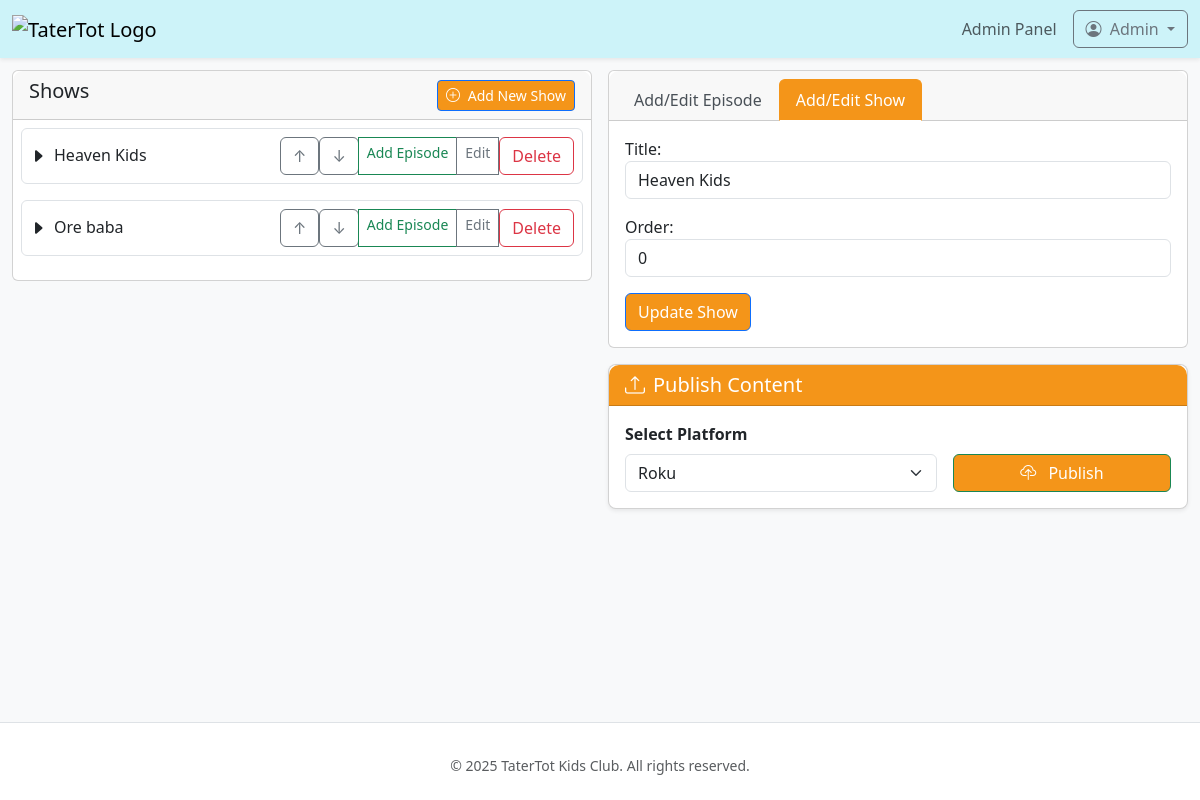
The page /shows/12/edit/ (signed in) on the database its author committed.
### base/models.py (models this page shows)
class Show(models.Model):
    title = models.CharField(max_length=100)
    order = models.PositiveIntegerField(default=0)
    class Meta:
        ordering = ['order']
    def __str__(self):
        return self.title

### base/views.py (the view)
# urls.py: path('shows/<int:pk>/edit/', views.edit_show, name='edit_show'),
@login_required
def edit_show(request, pk):
    show = get_object_or_404(Show, pk=pk)
    shows = Show.objects.prefetch_related('episodes').order_by('order')
    if request.method == 'POST':
        form = ShowForm(request.POST, instance=show)
        if form.is_valid():
            form.save()
            messages.success(request, f"Show '{show.title}' updated successfully!")
            return redirect('dashboard')
        else:
            messages.error(request, "Failed to update show. Please check the form.")
    else:
        form = ShowForm(instance=show)
    context = {
        'shows': shows,
        'episode_form': EpisodeForm(),  # Blank episode form
        'edit_mode': True,
        'form_action_url': reverse('add_episode', args=[shows.first().id]) if shows else '#',
        'show_form': form,
        'show_form_action_url': reverse('edit_show', args=[pk]),
        'active_tab': 'showFormTab',
        'selected_show': None,  # Not editing a specific episode
    }
    return render(request, 'dashboard.html', context)

### base/forms.py
class EpisodeForm(forms.ModelForm):
    class Meta:
        model = Episode
        fields = ['title', 'show', 'm3u8_url', 'thumbnail_url', 'duration', 'order']
        widgets = {
            'title': forms.TextInput(attrs={'class': 'form-control', 'placeholder': 'e.g., Episode 1: The Big Day'}),
            'show': forms.Select(attrs={'class': 'form-select'}),
            'm3u8_url': forms.URLInput(attrs={'class': 'form-control', 'placeholder': 'e.g., https://viloud.tv/xxxx/playlist.m3u8'}),
            'thumbnail_url': forms.URLInput(attrs={'class': 'form-control', 'placeholder': 'e.g., https://irp.cdn-website.com/.../image.png'}),
            'duration': forms.TextInput(attrs={'class': 'form-control', 'placeholder': 'e.g., 5.00'}),
            'order': forms.NumberInput(attrs={'class': 'form-control', 'min': '0'}),
        }

class ShowForm(forms.ModelForm):
    class Meta:
        model = Show
        fields = ['title', 'order']
        widgets = {
            'title': forms.TextInput(attrs={'class': 'form-control', 'placeholder': 'e.g., TaterTot Adventures'}),
            'order': forms.NumberInput(attrs={'class': 'form-control', 'min': '0'}),
        }

### templates/dashboard.html (shortened to what this page needs)
{% extends 'base.html' %}
{% load static %}
{% block content %}
<div class="container-fluid content-wrapper">
    <div class="row">
        <div class="col-md-6 pe-md-2">
            <div class="card mb-3">
                <div class="card-header d-flex justify-content-between align-items-center">
                    <h5>Shows</h5>
                    <button class="btn btn-primary btn-sm" onclick="switchToShowTab()" style="background-color: #f49519!important;">
                        <i class="bi bi-plus-circle me-1"></i> Add New Show
                    </button>
                </div>
                <div class="card-body p-0">
                    <div class="shows-list p-2">
                        {% for show in shows %}
                        <div class="show border rounded mb-3 p-2">
                            <div class="show-header d-flex justify-content-between align-items-center">
                                <div class="d-flex align-items-center">
                                    <span class="show-toggle me-2" data-show-id="{{ show.id }}" role="button">
                                        <i class="bi bi-caret-right-fill toggle-icon"></i>
                                    </span>
                                    <h6 class="mb-0">{{ show.title }}</h6>
                                </div>
                                <div class="show-actions btn-group btn-group-sm">
                                    <form method="POST" action="{% url 'move_show' show.id -1 %}" class="d-inline">
                                        <button class="btn btn-outline-secondary" title="Move Up">↑</button>
                                    </form>
                                    <form method="POST" action="{% url 'move_show' show.id 1 %}" class="d-inline">
                                        <button class="btn btn-outline-secondary" title="Move Down">↓</button>
                                    </form>
                                    <a href="{% url 'add_episode' show.id %}" class="btn btn-outline-success">Add Episode</a>
                                    <a href="{% url 'edit_show' show.id %}" class="btn btn-outline-secondary">Edit</a>
                                    <form method="POST" action="{% url 'delete_show' show.id %}" class="d-inline" onsubmit="return confirm('Delete show?');">
                                        <button class="btn btn-outline-danger">Delete</button>
                                    </form>
                                </div>
                            </div>
                        </div>
                        {% endfor %}
                    </div>
                </div>
            </div>
        </div>
        <div class="col-md-6 ps-md-2">
            <div class="card mb-3">
                <div class="card-header">
                    <ul class="nav nav-tabs card-header-tabs" id="formTabs" role="tablist">
                        <li class="nav-item" role="presentation">
                            <button class="nav-link {% if active_tab == 'episodeFormTab' %}active{% endif %}" id="episode-tab" data-bs-toggle="tab" data-bs-target="#episodeFormTab" type="button" role="tab" aria-controls="episodeFormTab" aria-selected="{% if active_tab == 'episodeFormTab' %}true{% else %}false{% endif %}">
                                Add/Edit Episode
                            </button>
                        </li>
                        <li class="nav-item" role="presentation">
                            <button class="nav-link {% if active_tab == 'showFormTab' %}active{% endif %}" id="show-tab" data-bs-toggle="tab" data-bs-target="#showFormTab" type="button" role="tab" aria-controls="showFormTab" aria-selected="{% if active_tab == 'showFormTab' %}true{% else %}false{% endif %}">
                                Add/Edit Show
                            </button>
                        </li>
                    </ul>
                </div>
                <div class="card-body tab-content" id="formTabsContent">
                    <div class="tab-pane fade {% if active_tab == 'showFormTab' %}show active{% endif %}" id="showFormTab" role="tabpanel" aria-labelledby="show-tab">
                        <form method="POST" action="{{ show_form_action_url }}">
                            {{ show_form.as_p }}
                            <button type="submit" class="btn btn-primary" style="background-color: #f49519!important;">
                                {% if edit_mode %}Update Show{% else %}Save Show{% endif %}
                            </button>
                        </form>
                    </div>
                </div>
            </div>
            <div class="card mt-2 shadow-sm rounded-3">
                <div class="card-header bg-primary text-white" style="background-color: #f49519!important;">
                    <h5 class="mb-0"><i class="bi bi-upload me-2"></i>Publish Content</h5>
                </div>
                <div class="card-body">
                    <form method="POST" action="{% url 'publish' %}" id="publishForm">
                        <div class="row g-3 align-items-end">
                            <div class="col-md-7">
                                <label for="platformSelect" class="form-label fw-semibold">Select Platform</label>
                                <select class="form-select" id="platformSelect" name="platform" required>
                                    <option value="roku">Roku</option>
                                </select>
                            </div>
                            <div class="col-md-5 text-md-end">
                                <button type="submit" class="btn btn-success w-100" style="background-color: #f49519!important;">
                                    <i class="bi bi-cloud-upload me-2"></i> Publish
                                </button>
                            </div>
                        </div>
                    </form>
                </div>
            </div>
        </div>
    </div>
</div>
{% endblock %}

### templates/base.html (style rules this page uses)
body { background-color: #f8f9fa; }
.content-wrapper { margin-top: 70px; margin-bottom: 70px; }
.card-header { border-radius: 10px 10px 0 0 !important; }
.nav-link { color: #495057; }
.nav-link.active { color: #0d6efd !important; font-weight: 500; }

### templates/dashboard.html (style rules this page uses)
.nav-tabs .nav-link.active { background-color: #f49519 !important; color: white !important; border-color: #f49519 #f49519 #fff !important; }

### rows shown on the page
Show: title "Heaven Kids", order "0"
Show: title "Ore baba"
